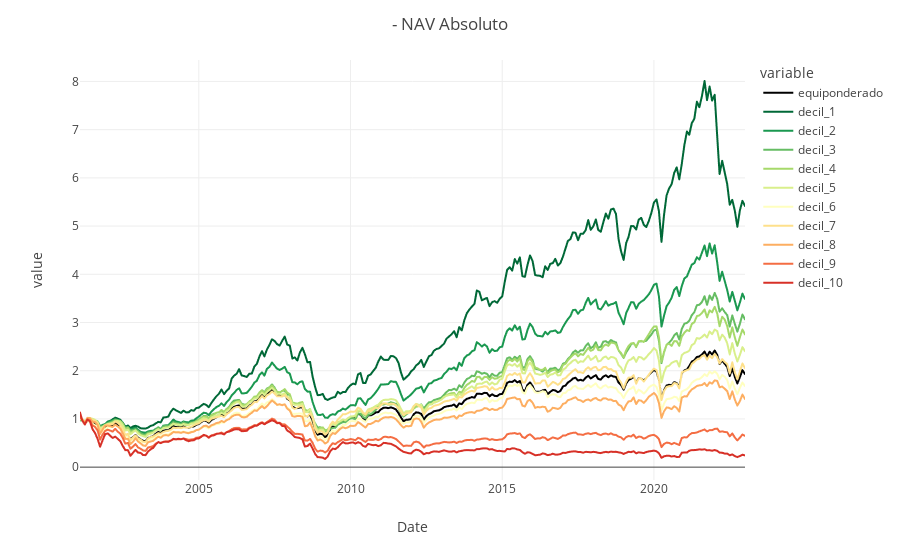

The cell this chart's notebook holds for it:
### Code cell
pl.plot_NAV_absoluto(done_monthly_pct_change)

### Figure 1 — Plotly figure (JSON) as saved in the notebook; plotly's stock layout.template omitted (floating-point values rounded to 4 significant figures; data arrays with more than 128 entries replaced by an {"elided": "..."} marker saying what was removed)
{"data": [{"hovertemplate": "variable=equiponderado<br>index=%{x}<br>value=%{y}<extra></extra>", "legendgroup": "equiponderado", "line": {"color": "#000000", "dash": "solid"}, "marker": {"symbol": "circle"}, "mode": "lines", "name": "equiponderado", "showlegend": true, "type": "scattergl", "x": {"elided": "264 str values"}, "xaxis": "x", "y": {"elided": "264 float values"}, "yaxis": "y"}, {"hovertemplate": "variable=decil_1<br>index=%{x}<br>value=%{y}<extra></extra>", "legendgroup": "decil_1", "line": {"color": "rgb(0,104,55)", "dash": "solid"}, "marker": {"symbol": "circle"}, "mode": "lines", "name": "decil_1", "showlegend": true, "type": "scattergl", "x": {"elided": "264 str values"}, "xaxis": "x", "y": {"elided": "264 float values"}, "yaxis": "y"}, {"hovertemplate": "variable=decil_2<br>index=%{x}<br>value=%{y}<extra></extra>", "legendgroup": "decil_2", "line": {"color": "rgb(26,152,80)", "dash": "solid"}, "marker": {"symbol": "circle"}, "mode": "lines", "name": "decil_2", "showlegend": true, "type": "scattergl", "x": {"elided": "264 str values"}, "xaxis": "x", "y": {"elided": "264 float values"}, "yaxis": "y"}, {"hovertemplate": "variable=decil_3<br>index=%{x}<br>value=%{y}<extra></extra>", "legendgroup": "decil_3", "line": {"color": "rgb(102,189,99)", "dash": "solid"}, "marker": {"symbol": "circle"}, "mode": "lines", "name": "decil_3", "showlegend": true, "type": "scattergl", "x": {"elided": "264 str values"}, "xaxis": "x", "y": {"elided": "264 float values"}, "yaxis": "y"}, {"hovertemplate": "variable=decil_4<br>index=%{x}<br>value=%{y}<extra></extra>", "legendgroup": "decil_4", "line": {"color": "rgb(166,217,106)", "dash": "solid"}, "marker": {"symbol": "circle"}, "mode": "lines", "name": "decil_4", "showlegend": true, "type": "scattergl", "x": {"elided": "264 str values"}, "xaxis": "x", "y": {"elided": "264 float values"}, "yaxis": "y"}, {"hovertemplate": "variable=decil_5<br>index=%{x}<br>value=%{y}<extra></extra>", "legendgroup": "decil_5", "line": {"color": "rgb(217,239,139)", "dash": "solid"}, "marker": {"symbol": "circle"}, "mode": "lines", "name": "decil_5", "showlegend": true, "type": "scattergl", "x": {"elided": "264 str values"}, "xaxis": "x", "y": {"elided": "264 float values"}, "yaxis": "y"}, {"hovertemplate": "variable=decil_6<br>index=%{x}<br>value=%{y}<extra></extra>", "legendgroup": "decil_6", "line": {"color": "rgb(255,255,191)", "dash": "solid"}, "marker": {"symbol": "circle"}, "mode": "lines", "name": "decil_6", "showlegend": true, "type": "scattergl", "x": {"elided": "264 str values"}, "xaxis": "x", "y": {"elided": "264 float values"}, "yaxis": "y"}, {"hovertemplate": "variable=decil_7<br>index=%{x}<br>value=%{y}<extra></extra>", "legendgroup": "decil_7", "line": {"color": "rgb(254,224,139)", "dash": "solid"}, "marker": {"symbol": "circle"}, "mode": "lines", "name": "decil_7", "showlegend": true, "type": "scattergl", "x": {"elided": "264 str values"}, "xaxis": "x", "y": {"elided": "264 float values"}, "yaxis": "y"}, {"hovertemplate": "variable=decil_8<br>index=%{x}<br>value=%{y}<extra></extra>", "legendgroup": "decil_8", "line": {"color": "rgb(253,174,97)", "dash": "solid"}, "marker": {"symbol": "circle"}, "mode": "lines", "name": "decil_8", "showlegend": true, "type": "scattergl", "x": {"elided": "264 str values"}, "xaxis": "x", "y": {"elided": "264 float values"}, "yaxis": "y"}, {"hovertemplate": "variable=decil_9<br>index=%{x}<br>value=%{y}<extra></extra>", "legendgroup": "decil_9", "line": {"color": "rgb(244,109,67)", "dash": "solid"}, "marker": {"symbol": "circle"}, "mode": "lines", "name": "decil_9", "showlegend": true, "type": "scattergl", "x": {"elided": "264 str values"}, "xaxis": "x", "y": {"elided": "264 float values"}, "yaxis": "y"}, {"hovertemplate": "variable=decil_10<br>index=%{x}<br>value=%{y}<extra></extra>", "legendgroup": "decil_10", "line": {"color": "rgb(215,48,39)", "dash": "solid"}, "marker": {"symbol": "circle"}, "mode": "lines", "name": "decil_10", "showlegend": true, "type": "scattergl", "x": {"elided": "264 str values"}, "xaxis": "x", "y": {"elided": "264 float values"}, "yaxis": "y"}], "layout": {"hovermode": "x unified", "legend": {"title": {"text": "variable"}, "tracegroupgap": 0}, "margin": {"t": 60}, "title": {"text": " - NAV Absoluto"}, "xaxis": {"anchor": "y", "domain": [0, 1], "title": {"text": "Date"}}, "yaxis": {"anchor": "x", "domain": [0, 1], "title": {"text": "value"}}}}
